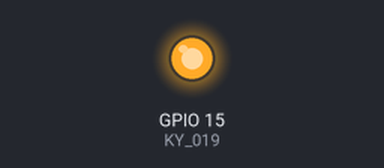
This program was run on a simulated ESP32 board running MicroPython. Parts: output pins drawn as LEDs (lit = HIGH). WiFi joins after 1.5 s; no MQTT or app messages arrive unless stated; what the program prints to the serial console is not drawn.

Above: at 2.6 s.
At 4.6 s:
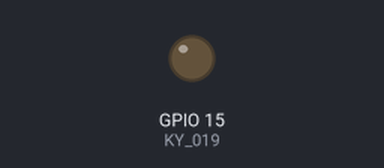
Timing chart, 0 to 6.9 s (numbered marks = the images above):
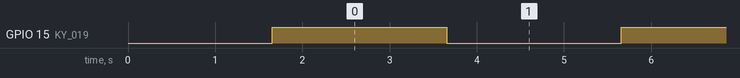

The program:

KY_022.py
```python
#import para acceso a red
import network
#Para usar protocolo MQTT
from umqtt.simple import MQTTClient

#Importamos modulos necesarios
from machine import Pin
import time

#Propiedades para conectar a un cliente MQTT
MQTT_BROKER = "192.168.137.166"
MQTT_USER = ""
MQTT_PASSWORD = ""
MQTT_CLIENT_ID = ""
MQTT_TOPIC = "jarm/casa/temperatura"
# MQTT_TOPIC_PUBLISH = "CAMBIAR_POR_TU_TOPICO"

MQTT_PORT = 1883

#Creo el objeto que me controlará el sensor
KY_019 = Pin(15, Pin.OUT)

#Función para conectar a WiFi
def conectar_wifi():
    print("Conectando a WiFi...", end="")
    sta_if = network.WLAN(network.STA_IF)
    sta_if.active(True)
    sta_if.connect('Armando', 'Hola1234')
    while not sta_if.isconnected():
        print(".", end="")
        time.sleep(0.3)
    print("\nWiFi Conectada!")


#Funcion para subscribir al broker, topic
def conecta_broker():
    client = MQTTClient(MQTT_CLIENT_ID,
    MQTT_BROKER, port=MQTT_PORT,
    user=MQTT_USER,
    password=MQTT_PASSWORD,
    keepalive=0)
    #client.set_callback(llegada_mensaje)
    client.connect()
    #client.subscribe(MQTT_TOPIC)
    print("Conectado a %s, en el topico %s"%(MQTT_BROKER, MQTT_TOPIC))
    return client

#Funcion encargada de encender un led cuando un mensaje se lo diga
def llegada_mensaje(topic, msg):
    """print("Mensaje:", msg)
    if msg == b'true':
        led.value(1)
    if msg == b'false':
        led.value(0)
"""

#Conectar a wifi
conectar_wifi()
#Conectando a un broker mqtt
client = conecta_broker()

#Ciclo infinito
while True:
    KY_019.value(1)
    state = "Encendido"
    print(state)
    client.publish(MQTT_TOPIC, f"{state}")
    time.sleep(2)

    KY_019.value(0)
    state = "Apagado"
    print(state)
    client.publish(MQTT_TOPIC, f"{state}")
    time.sleep(2)
```

Measured:
- by itself, GPIO 15 (KY_019): alternates HIGH for 2.0 s and LOW for 2.0 s
